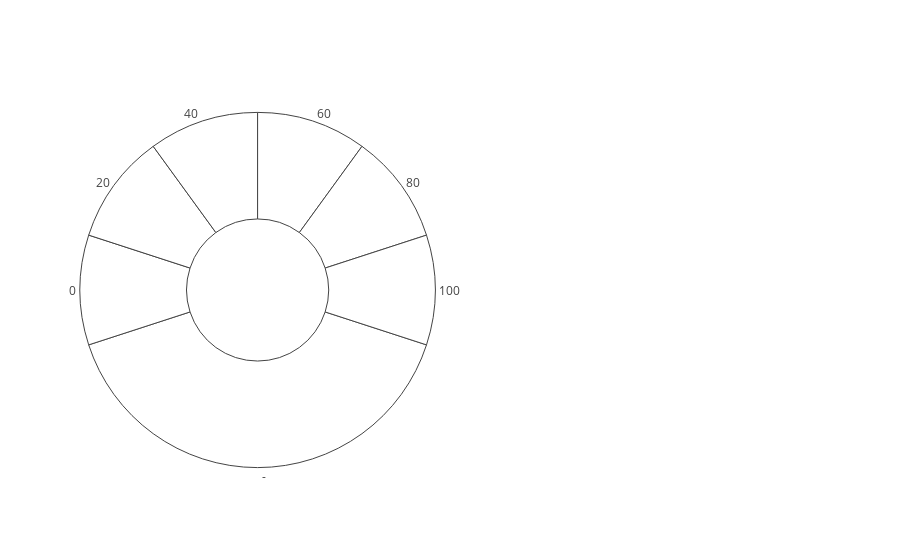

Notebook cell for this chart:
### Markdown cell above
# Base Chart (rotated)

### Code cell
base_chart = {
    "values": [40, 10, 10, 10, 10, 10, 10],
    "labels": ["-", "0", "20", "40", "60", "80", "100"],
    "domain": {"x": [0, .48]},
    "marker": {
        "colors": [
            'rgb(255, 255, 255)',
            'rgb(255, 255, 255)',
            'rgb(255, 255, 255)',
            'rgb(255, 255, 255)',
            'rgb(255, 255, 255)',
            'rgb(255, 255, 255)',
            'rgb(255, 255, 255)'
        ],
        "line": {"width": 1}
    },
    "name": "Gauge",
    "hole": .4,
    "type": "pie",
    "direction": "clockwise",
    "rotation": 108,
    "showlegend": False,
    "hoverinfo": "none",
    "textinfo": "label",
    "textposition": "outside"
}
plotly.offline.iplot([base_chart], filename='base-chart')

### Figure 1 — Plotly figure (JSON) as saved in the notebook; plotly's stock layout.template omitted (floating-point values rounded to 4 significant figures)
{"data": [{"direction": "clockwise", "domain": {"x": [0, 0.48]}, "hole": 0.4, "hoverinfo": "none", "labels": ["-", "0", "20", "40", "60", "80", "100"], "marker": {"colors": ["rgb(255, 255, 255)", "rgb(255, 255, 255)", "rgb(255, 255, 255)", "rgb(255, 255, 255)", "rgb(255, 255, 255)", "rgb(255, 255, 255)", "rgb(255, 255, 255)"], "line": {"width": 1}}, "name": "Gauge", "rotation": 108, "showlegend": false, "textinfo": "label", "textposition": "outside", "type": "pie", "uid": "9314e280-d319-465e-abd2-1f379cfcf04d", "values": [40, 10, 10, 10, 10, 10, 10]}], "layout": {}}
